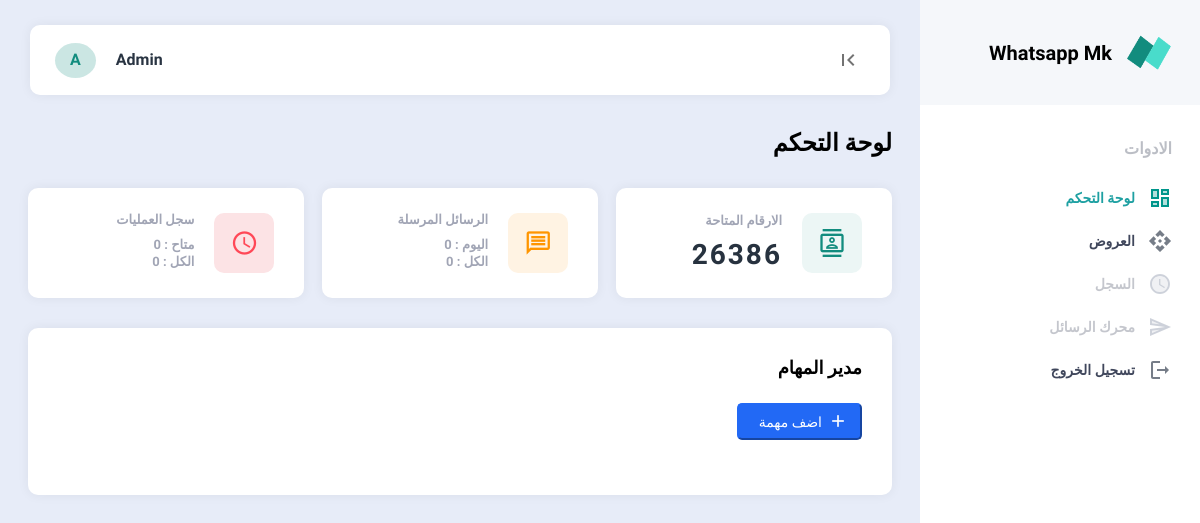
The page /dashboard (signed in) on the database its author committed.
### register/models.py (models this page shows, shortened)
class Profile(models.Model):
  user = models.ForeignKey(User, on_delete=models.CASCADE)

### dashboard/models.py (models this page shows, shortened)
class User_config(models.Model):
  user = models.ForeignKey(Profile, on_delete=models.CASCADE)
  monthly_offers = models.ForeignKey(Monthly_offers, on_delete=models.CASCADE, null=True, blank=True)
  normal_offers = models.ForeignKey(Normal_offers, on_delete=models.CASCADE, null=True, blank=True)
  total_received_numbers = models.IntegerField(default=0)
  sent_number_type = models.CharField(max_length=20, default="shared")
  daily_operations = models.IntegerField(default=2)
  day_use =  models.IntegerField(default=0)

### dashboard/views.py (the view, shortened to what this page needs)
# urls.py: path('', views.dashboard, name='dashboard'),
@login_required(login_url='/register/login')
def dashboard(request):
  today = datetime.datetime.today()
  profile = Profile.objects.get(user=request.user)
  tasks = Tasks.objects.filter(user=profile).order_by('-added_date')
  user_config = User_config.objects.get(user=profile)
  tasks_len = len(tasks)
  available_tasks_len = len(Tasks.objects.filter(user=profile, available=True))
  for task in tasks:
    if task.date_work != today.day:
      task.available = True
      task.save()
  if user_config.day_use != today.day:
    if user_config.monthly_offers:
      user_config.daily_operations = user_config.monthly_offers.daily_operations
      user_config.save()
  context = {
    'title': 'Dashboard',
    'description': '',
    'css': ['dashboard/main.css'],
    'js': ['dashboard/main.js'],
    'profile': profile,
    'tasks': tasks,
    'user_config': user_config,
    'tasks_len': tasks_len,
    'available_tasks_len': available_tasks_len,
    'total_messages': len(Message.objects.filter(user=profile)),
    'todat_messages': len(Message.objects.filter(user=profile, date_send=today.day)),
  }
  if Sent_Numbers.objects.filter(available=True).exists():
    context.update({'sent_number_available': True,})
  if user_config.daily_operations != 0:
    context.update({'daily_operations': True,})
  if user_config.total_received_numbers != 0:
    context.update({'total_received_numbers': True,})
  if request.GET.get('logout') == 'True':
    logout(request)
    return redirect('/register/login')
  return render(request, 'dashboard.html', context)

### templates/dashboard.html (shortened to what this page needs)
{% extends 'base/main.html' %} {% load static %}
{% block content %}
  <div class="content">
    <h2>لوحة التحكم</h2>
    <div class="top">
      <div class="cont">
        <div class="left" style="background: #128c7e14;color: #128c7e;">
          <i class="material-icons-outlined">contacts</i>
        </div>
        <div class="right">
          <span class="title">الارقام المتاحة</span>
          <span class='bold'>{{user_config.total_received_numbers}}</span>
        </div>
      </div>
      <div class="cont">
        <div class="left" style="color: #ff9500;background: #fff3e3;">
          <i class="material-icons-outlined">message</i>
        </div>
        <div class="right">
          <span class="title">الرسائل المرسلة</span>
          <span class='conf'>اليوم : {{todat_messages}}</span>
          <span class='conf'>الكل : {{total_messages}}</span>
        </div>
      </div>
      <div class="cont">
        <div class="left" style="color: #ff4857;background: #fce3e5;">
          <i class="material-icons-outlined">schedule</i>
        </div>
        <div class="right">
          <span class="title">سجل العمليات</span>
          <span class='conf'>متاح : {{available_tasks_len}}</span>
          <span class='conf'>الكل : {{tasks_len}}</span>
        </div>
      </div>
    </div>
    <div class="tasks_manager">
      <span class="title">مدير المهام</span>
      <button class="add_task_bt">
        <i class="material-icons">add</i>
        اضف مهمة
      </button>
    </div>
  </div>
{% endblock content %}

### templates/base/main.html (shortened to what this page needs)
<!DOCTYPE html>
<html lang="en">
  <head>
    <link rel="stylesheet" href="/static/css/all.min.css">
    <link rel="stylesheet" href="/static/css/main/main.css?{% now 'U' %}" />
    {% for style in css %}
      <link rel="stylesheet" href="/static/css/{{style}}?{% now 'U' %}" />
    {% endfor %}
  </head>
  <body>
    <div class="dashboard">
      <div class="left">
        <div class="top">
          <div class="logo">
            <span class="img"></span>
            <span>Whatsapp Mk</span>
          </div>
        </div>
        <span>الادوات</span>
        <div class="center">
          <a href="/dashboard" id="dashboard">
            <i class="material-icons-two-tone">dashboard</i>
            <span>لوحة التحكم</span>
          </a>
          <a href="/offers/normal" id="offers">
            <i class="material-icons-two-tone">api</i>
            <span>العروض</span>
          </a>
          <a href="#" style="opacity: 0.3;" title="غير متوفر حاليا">
            <i class="material-icons-two-tone">schedule</i>
            <span>السجل</span>
          </a>
          <a href_data="/dashboard/message_engine" id="message_engine" style="opacity: 0.3;" title="غير متوفر حاليا">
            <i class="material-icons-two-tone">send</i>
            <span>محرك الرسائل</span>
          </a>
          <a id="logout_bt">
            <i class="material-icons-two-tone">logout</i>
            <span>تسجيل الخروج</span>
          </a>
        </div>
      </div>
      <div class="right">
        <div class="header">
          <div class="full">
            <div class="left">
              <i class="material-icons" id="menu_controle">first_page</i>
            </div>
            <div class="right">
              <span class="user_first_later">{{profile.user.username|make_list|first}}</span>
              <span class="username">{{profile.user.username}}</span>
            </div>
          </div>
        </div>
        {% block content %}{% endblock content %}
      </div>
    </div>
  </body>
</html>

### static/css/main/main.css (style rules this page uses)
html { line-height:1.15;-webkit-text-size-adjust:100% }
body { margin:0 }
a { background-color:transparent }
button,input,optgroup,select,textarea { font-family:inherit;font-size:100%;line-height:1.15;margin:0 }
button,input { overflow:visible }
button,select { text-transform:none }
[type=button],[type=reset],[type=submit],button { -webkit-appearance:button }
* { margin:0;padding:0;-webkit-box-sizing:border-box;box-sizing:border-box }
body { font-family:Tajawal,sans-serif;background-color:#e7ecf8;overflow-x:hidden }
.dashboard>.left { width:280px;background-color:#fff;height:100vh;position:fixed;-webkit-transition:all .2s ease-in-out;transition:all .2s ease-in-out;direction:rtl;right:0;top:0;z-index:2 }
.dashboard>.left .top { overflow:hidden;padding:30px 28px;position:relative;background-color:#f5f7fa;-webkit-transition:opacity .2s ease-in-out;transition:opacity .2s ease-in-out }
.dashboard>.left .top .logo { display:-webkit-box;display:-ms-flexbox;display:flex;-webkit-box-align:center;-ms-flex-align:center;align-items:center }
.dashboard>.left .top .img { background:url(/static/img/logo1.png) no-repeat;height:45px;background-size:45px;width:45px;display:-webkit-box;display:-ms-flexbox;display:flex }
.dashboard>.left .top span:not(span.img) { font-size:20px;font-weight:700;border-radius:30px;padding-right:15px;line-height:40px;-webkit-transition:all .2s ease-in-out;transition:all .2s ease-in-out }
.dashboard>.left>span { padding:35px 28px 10px 30px;font-weight:700;text-transform:uppercase;color:#40475c;opacity:.35;font-family:Montserrat,sans-serif;display:block;margin-bottom:10px }
.dashboard>.left .center>a { text-decoration:none;display:-webkit-box;display:-ms-flexbox;display:flex;-webkit-box-align:center;-ms-flex-align:center;align-items:center;padding-right:28px;padding:8px 28px;margin:3px 0;cursor:pointer;-webkit-transition-duration:.3s;transition-duration:.3s;color:#6a7690 }
.dashboard>.left .center>a i { -webkit-filter:invert(41%) sepia(17%) saturate(674%) hue-rotate(182deg) brightness(95%) contrast(89%);filter:invert(41%) sepia(17%) saturate(674%) hue-rotate(182deg) brightness(95%) contrast(89%) }
.dashboard>.left .center>a span { margin-right:13px;text-decoration:none;color:#40475c;font-size:14px;display:block;-webkit-transition:all .2s ease-in-out;transition:all .2s ease-in-out;font-weight:700 }
.dashboard>.right { width:calc(100vw - 280px);-webkit-transition-duration:.4s;transition-duration:.4s }
.dashboard>.right .header .full { height:70px;padding:0 15px;border-radius:10px;background-color:#fff;-webkit-box-shadow:0 0 11px 1px rgba(0,0,0,.05);box-shadow:0 0 11px 1px rgba(0,0,0,.05);position:fixed;width:calc(100% - 340px);left:30px;-webkit-transition:all .2s ease-in-out;transition:all .2s ease-in-out;top:25px;display:-webkit-box;display:-ms-flexbox;display:flex;-webkit-box-pack:justify;-ms-flex-pack:justify;justify-content:space-between;-webkit-box-orient:horizontal;-webkit-box-direction:reverse;-ms-flex-direction:row-reverse;flex-direction:row-reverse;-webkit-box-align:center;-ms-flex-align:center;align-items:center }
.dashboard>.right .header .full .left { display:-webkit-box;display:-ms-flexbox;display:flex;-webkit-box-align:center;-ms-flex-align:center;align-items:center;-webkit-box-orient:inherit;-webkit-box-direction:inherit;-ms-flex-direction:inherit;flex-direction:inherit }
.dashboard>.right .header .full .left i { padding-left:10px;padding-right:10px;margin-right:5px;line-height:30px;color:rgba(0,0,0,.55);cursor:pointer }
.dashboard>.right .header .full .right { display:-webkit-box;display:-ms-flexbox;display:flex;-webkit-box-align:center;-ms-flex-align:center;align-items:center }
.dashboard>.right .header .full .right .user_first_later { padding:6.5px 15px;line-height:22px!important;border-radius:50%;min-width:35px;text-align:center;font-weight:700;margin:4.5px 10px!important;background:#128c7e38;color:#128c7e!important }
.dashboard>.right .header .full .right .username { padding-left:10px;padding-right:10px;margin-right:5px;line-height:30px;color:#293442;font-weight:600 }
.dashboard>.right .content { margin-top:100px;direction:rtl;padding:30px 28px }
.this-page i { -webkit-filter:invert(34%) sepia(23%) saturate(3447%) hue-rotate(143deg) brightness(110%) contrast(115%)!important;filter:invert(34%) sepia(23%) saturate(3447%) hue-rotate(143deg) brightness(110%) contrast(115%)!important }
.this-page span { color:#1ea0a2!important }

### rows shown on the page
Profile: user.username|make_list "A", user.username "Admin"
User_config: total_received_numbers "26386"

### other values the page prints
{{ todat_messages }} "0"
{{ total_messages }} "0"
{{ available_tasks_len }} "0"
{{ tasks_len }} "0"
